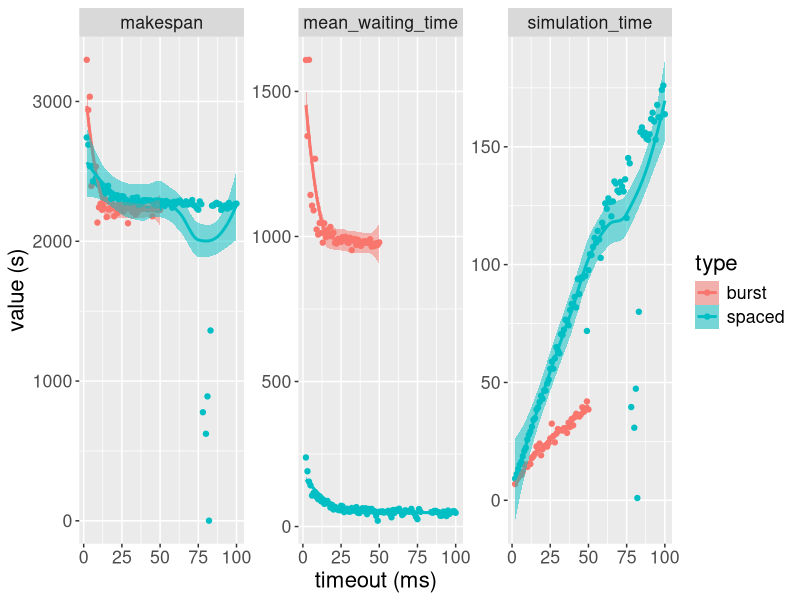
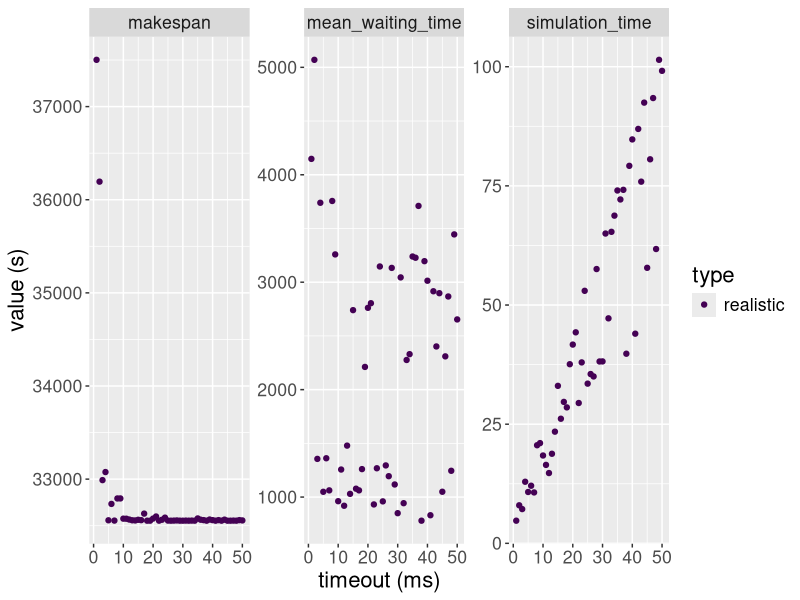
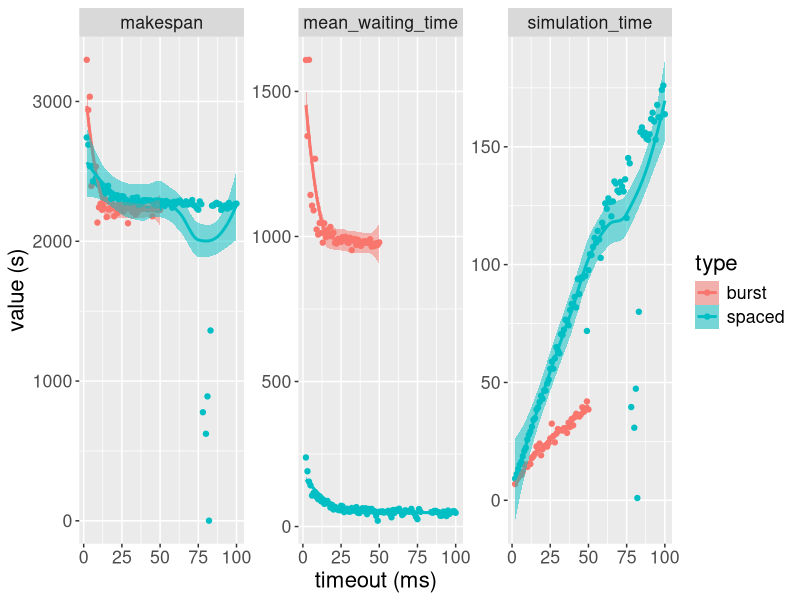
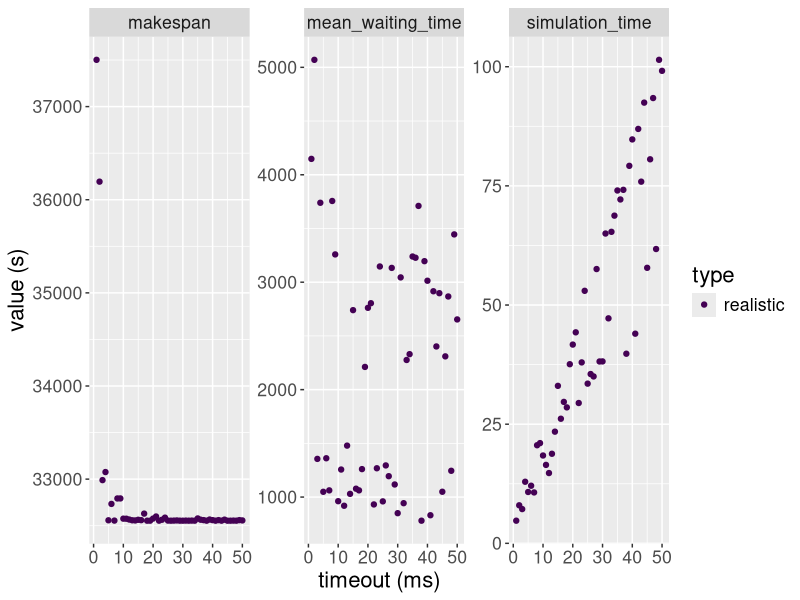

These charts were generated, in order, by the following R code:
library(ggplot2)
library(dplyr)
library(patchwork)
library(tidyr)

#compute.metrics <- function(filename) {
#	data <- read.csv(filename)
#	makespan <- max(data$finish_time)
#	mean_waiting_time <- mean(data$waiting_time)
#	return(list("makespan" = makespan, "mean_waiting_time" = mean_waiting_time))
#}

burst.data <- read.csv("../results/timeout_200_delay170.csv")
burst.data$type <- "burst"
spaced.data <- read.csv("../results/timeout_spaced_200_delay170.csv")
spaced.data$type <- "spaced"
realistic.data <- read.csv("../results/timeout_KIT_10h_80.csv")
realistic.data$type <- "realistic"

csvdata <- rbind(burst.data, spaced.data, realistic.data)
colnames(csvdata)[colnames(csvdata) == "duration"] <- "simulation_time"


#makespan <- c()
#mwt <- c()
#for (i in 0:9) {
#	met = compute.metrics(paste("../results/", filename, "_", i, "_jobs.csv", sep=""))
#	makespan <- append(makespan, met$makespan)
#	mwt <- append(mwt, met$mean_waiting_time)
#}

#metrics <- data.frame(makespan, mwt)
#
#makespan.sd <- sd(metrics$makespan)
#makespan.mean <- mean(metrics$makespan)
csvdata %>%
	filter(type != "realistic", makespan < 5000) %>% 
	#pivot_longer(-timeout:-type, names_to = "metric", values_to = "value")
	gather(-timeout, -type, key = "metric", value = "value") %>%
	#pivot_longer(timeout)
	ggplot(aes(x=timeout, y=value, col=type, fill=type)) +
	geom_point(aes(col=type, fill=type)) +
	geom_smooth(method="loess", alpha=0.5) +
	theme(text=element_text(size=16)) +
	xlab("timeout (ms)") +
	ylab("value (s)") +
	#scale_color_viridis_d() +
	#scale_fill_viridis_d() +
	facet_wrap(~metric, scales="free_y")
ggsave("../results/timeout_burst_spaced.png", width=12, height=5)

csvdata %>%
	filter(type == "realistic", makespan < 50000) %>% 
	gather(-timeout, -type, key = "metric", value = "value") %>%
	ggplot(aes(x=timeout, y=value, fill=type, linetype=type, col=type)) +
	geom_point(aes(col=type)) +
	#geom_smooth(method="loess", alpha=0.5) +
	theme(text=element_text(size=16)) +
	scale_color_viridis_d() +
	scale_fill_viridis_d() +
	xlab("timeout (ms)") +
	ylab("value (s)") +
	facet_wrap(~metric, scales="free_y")
ggsave("../results/timeout_realistic.png", width=12, height=5)
